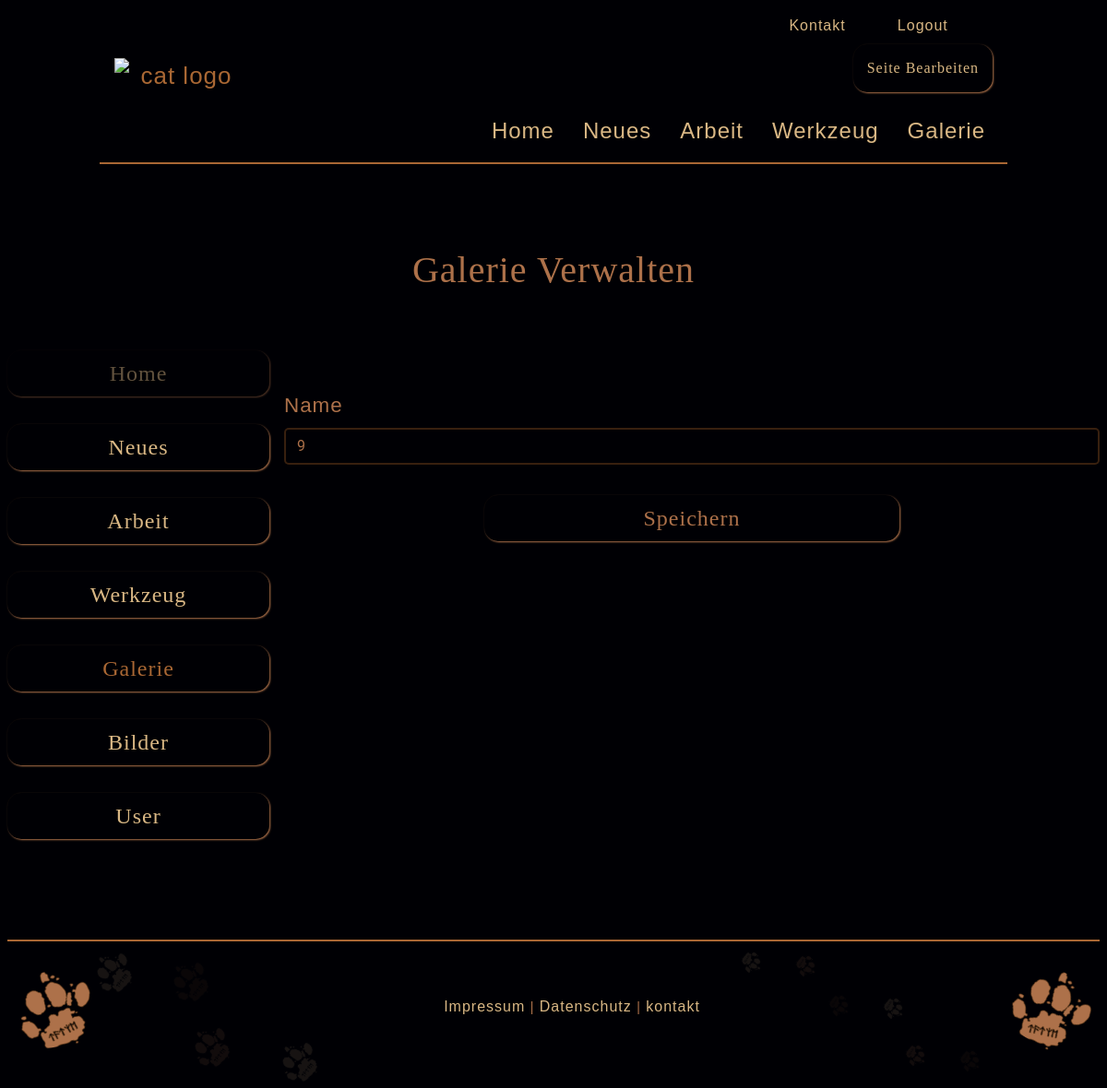
/index.php?p=admin&module=gallerys&action=edit&id=1 (signed in), run on an earlier commit of the app's database.
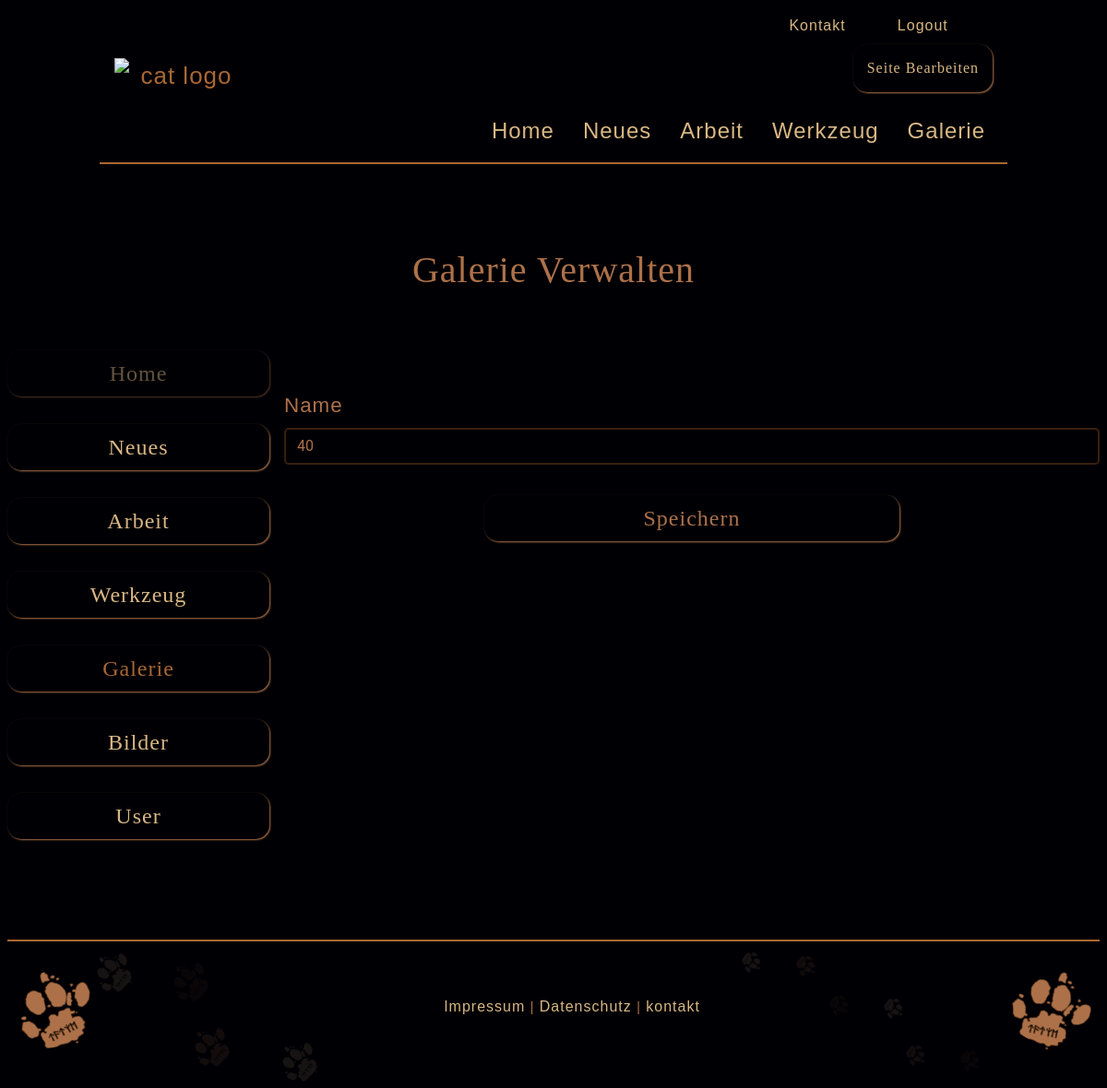
And on a later commit of the database.
### tables this page shows
CREATE TABLE `gallerys` (
  `id` int(11) NOT NULL,
  `image` int(11) NOT NULL
);

### web/index.php (called while the page is built, shortened)
<?php
require 'templates/layout.php';

### web/models/gallerys.php (called while the page is built, shortened)
<?php
function getItemById($id)
{
    global $db_connection;
    try {
        $stmt = $db_connection->prepare("SELECT * FROM gallerys WHERE id = ?");
        $stmt->bind_param("i", $_id);
        $stmt->execute();
        $result = $stmt->get_result();
        return $result->fetch_assoc();
    } catch (Exception $e) {
        return false;
    }
}

### web/controllers/admin/gallerys.php (called while the page is built, shortened)
<?php
$available_actions = [
    'list',
    'new',
    'create',
    'edit',
    'update',
    'delete'
];
if (isset($_REQUEST['action']) && in_array($_REQUEST['action'], $available_actions)) {
    $action = $_REQUEST['action'];
} else {
}
if (isset($action)){
    switch ($action) {
        case 'edit':
            $pageElement = showUpdateForm($_REQUEST['id']);
            break;
    }
}
function showUpdateForm($id, $errors = [], $values = [])
{
    include('models/gallerys.php');
    $item = getItemById($id);
    return [
        'page' => 'templates/admin/forms/gallerys.php',
        'action' => 'index.php?p=admin&module=gallerys&action=update',
        'values' => $values != [] ? $values : $item,
        'errors' => $errors
    ];
}

### web/templates/admin/forms/gallerys.php (the view, shortened to what this page needs)
<form action="<?php print $pageElement['action'] ?>" method="POST">
    <div class="row">
        <div class="col col-form-label">
            <label class="font_wind" for="image">Name</label>
            <input
                name="image"
                id="image"
                class="font_not_wind form-control <?php if(array_key_exists('image', $pageElement['errors'])){ ?> has_error <?php } ?>"
                type="number"
                maxlength="250"
                placeholder="Zahl"
                value="<?php print $pageElement['values']['image'] ?? '' ?>">
        </div>
    </div>
    <div class="row justify-content-center">
        <button class="btn_1 btn btn_send">Speichern</button>
    </div>
</form>

What changed in the data, as far as the page shows it:
changed gallerys: image "9" → "40"
